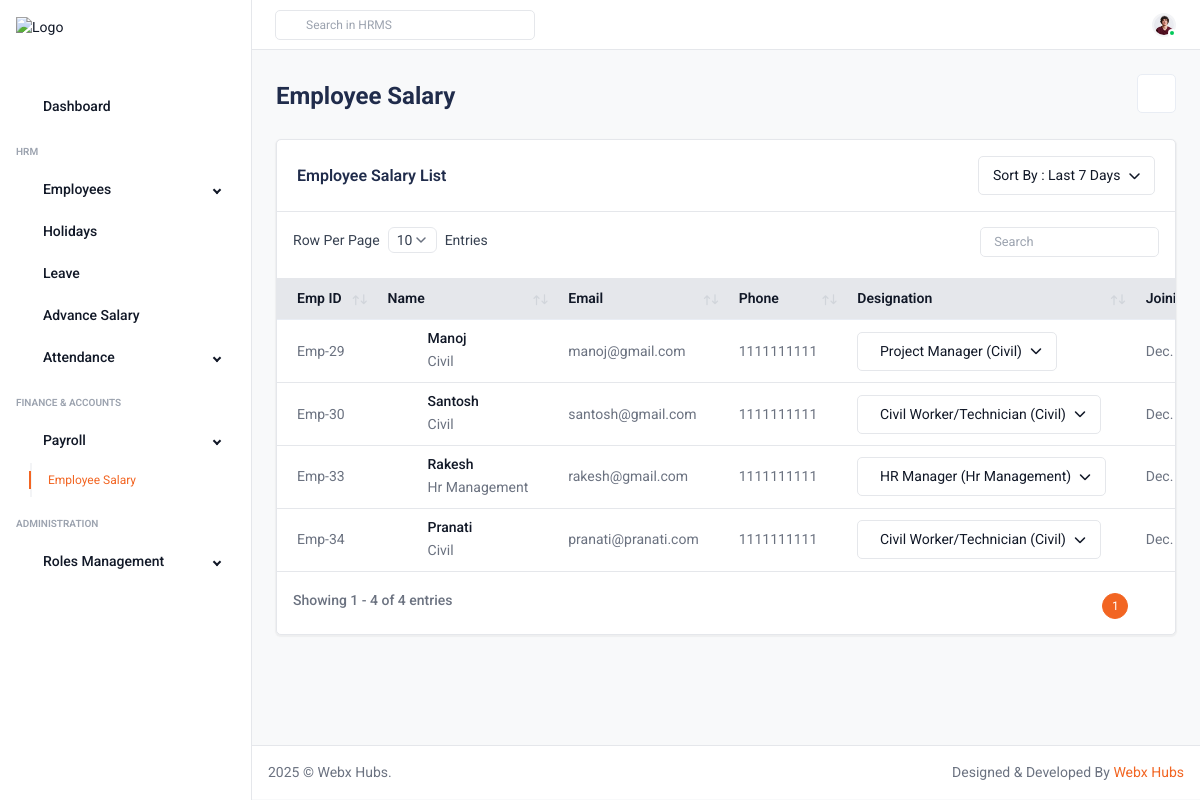
Screenshot of /salarylist/ (signed in) with the database file from the repository.
### manager/models.py (models this page shows, shortened)
class Employee(models.Model):
    EMPLOYEE_TYPE_CHOICES = [
        ('monthly', 'Monthly Employee'),
        ('daily', 'Daily Worker'),
    ]
    GENDER_CHOICES = [
        ('male', 'Male'),
        ('female', 'Female'),
        ('other', 'Other'),
    ]
    MARITAL_CHOICES = [
        ('single', 'Single'),
        ('married', 'Married'),
    ]
    STATUS_CHOICES = [
        ('Active', 'Active'),
        ('Inactive', 'Inactive'),
    ]
    user = models.OneToOneField(User, on_delete=models.CASCADE, null=True, blank=True)
    status = models.CharField(max_length=10, choices=STATUS_CHOICES, default='Active')
    employee_type = models.CharField(max_length=10, choices=EMPLOYEE_TYPE_CHOICES, default='daily')
    profile = models.ImageField(upload_to='profiles/', blank=True, null=True)
    name = models.CharField(max_length=150)
    phone = models.CharField(max_length=20)
    joining_date = models.DateField(null=True,blank=True)
    emergency_number = models.CharField(max_length=20, blank=True, null=True)
    bank_name = models.CharField(max_length=100, blank=True, null=True)
    account_number = models.CharField(max_length=50, blank=True, null=True)
    pan_number = models.CharField(max_length=20, blank=True, null=True)
    aadhar_front = models.ImageField(upload_to='aadhar/', blank=True, null=True)
    aadhar_back = models.ImageField(upload_to='aadhar/', blank=True, null=True)
    department = models.ForeignKey(Department, on_delete=models.CASCADE, related_name="employee")
    role = models.ForeignKey(Role, on_delete=models.CASCADE, related_name="employees", null=True, blank=True)
    under = models.ForeignKey(User, on_delete=models.SET_NULL, null=True, blank=True, related_name='employee_under')
    email = models.EmailField(blank=True, null=True)
    password = models.CharField(max_length=128, blank=True, null=True)
    ifsc_number = models.CharField(max_length=20, blank=True, null=True)
    nationality = models.CharField(max_length=50, blank=True, null=True)
    religion = models.CharField(max_length=50, blank=True, null=True)
    marital_status = models.CharField(max_length=10, choices=MARITAL_CHOICES, blank=True, null=True)
    birthday = models.DateField(blank=True, null=True)
    gender = models.CharField(max_length=10, choices=GENDER_CHOICES, blank=True, null=True)
    position = models.ForeignKey(Position, on_delete=models.CASCADE, related_name="employee" ,  null=True,
    blank=True)
    designation = models.ForeignKey(
    Designation,
    on_delete=models.CASCADE,
    related_name="employee",
    null=True,
    blank=True
)
    grade = models.ForeignKey(Grade, on_delete=models.CASCADE, related_name="employee",  null=True,
    blank=True)
    description = models.TextField(blank=True, null=True)
    monthly_salary = models.DecimalField(max_digits=10, decimal_places=2, blank=True, null=True)
    pf_fund = models.CharField(max_length=50, blank=True, null=True)
    pf_number = models.CharField(max_length=50, blank=True, null=True)
    esi_number = models.CharField(max_length=50, blank=True, null=True)
    leaves = models.PositiveIntegerField(default=0)
    bonus = models.DecimalField(max_digits=10, decimal_places=2, default=0)
    professional_tax = models.DecimalField(max_digits=10, decimal_places=2, default=0,blank=True,null=True)
    labour_tax = models.DecimalField(max_digits=10, decimal_places=2, default=0,blank=True,null=True)
    uan_number = models.CharField(max_length=50, blank=True, null=True)
    weekly_off = models.CharField(max_length=20, blank=True, null=True)
    daily_salary = models.DecimalField(max_digits=10, decimal_places=2, blank=True, null=True)
    worker_type = models.CharField(max_length=50, blank=True, null=True)
    assign_location = models.CharField(max_length=100, blank=True, null=True)
    hra = models.DecimalField(max_digits=10, decimal_places=2, blank=True, null=True)
    conveyance = models.DecimalField(max_digits=10, decimal_places=2, blank=True, null=True)
    special = models.DecimalField(max_digits=10, decimal_places=2, blank=True, null=True)
    ta = models.DecimalField(max_digits=10, decimal_places=2, blank=True, null=True)  # Travel Allowance
    da = models.DecimalField(max_digits=10, decimal_places=2, blank=True, null=True)  # Dearness Allowance
    epfo = models.DecimalField(max_digits=10, decimal_places=2, blank=True, null=True)
    esic = models.DecimalField(max_digits=10, decimal_places=2, blank=True, null=True)
    insurance = models.DecimalField(max_digits=10, decimal_places=2, blank=True, null=True)
    pt = models.DecimalField(max_digits=10, decimal_places=2, blank=True, null=True)  # Professional Tax
    pan_image = models.ImageField(upload_to='documents/pan/', blank=True, null=True)
    bank_passbook = models.ImageField(upload_to='documents/passbook/', blank=True, null=True)
    character_certificate = models.ImageField(upload_to='documents/character_certificate/', blank=True, null=True)

class Department(models.Model):
    STATUS_CHOICES = [
        ('Active', 'Active'),
        ('Inactive', 'Inactive'),
    ]
    name = models.CharField(max_length=100, unique=True)
    status = models.CharField(max_length=10, choices=STATUS_CHOICES, default='Active')
    def __str__(self):
        return self.name

class Designation(models.Model):
    name = models.CharField(max_length=100)
    department = models.ForeignKey(Department, on_delete=models.CASCADE, related_name="designations")
    status = models.CharField(
        max_length=10,
        choices=[("Active", "Active"), ("Inactive", "Inactive")],
        default="Active"
    )
    def __str__(self):
        return f"{self.name} ({self.department.name})"

### hrms/views.py (the view)
# urls.py: path('salarylist/', views.salarylist,name="salarylist"),
@login_required()
def salarylist(request):
    today = datetime.today()
    current_month = today.month
    current_year = today.year
    if request.user.is_superuser:
        employees = Employee.objects.select_related(
            "designation", "role", "department", "grade", "position"
        ).all().order_by("-id")
    else:
        employees = Employee.objects.select_related(
            "designation", "role", "department", "grade", "position"
        ).filter(under=request.user).exclude(user=request.user).order_by("-id")
    context = {
        "salarylist": "active",
        "employee": employees,
        "current_month": current_month,
        "current_year": current_year,
    }
    return render(request, "salarylist.html", context)

### manager/templatetags/permissions.py (called while the page is built)
@register.simple_tag(takes_context=True)
def has_permission(context, permission_name):
    user = context['request'].user
    if user.is_authenticated:
        if user.is_superuser:
            return True
        try:
            employee = user.employee
            return RolePermission.objects.filter(role=employee.role, permission__name=permission_name).exists()
        except Exception:
            return False
    return False

### templates/salarylist.html (shortened to what this page needs)
<!DOCTYPE html>
<html lang="en">
<head>
    {% include 'css.html' %}
</head>
<body>
    <div class="main-wrapper">
        {% include 'header.html' %}
        {% include 'sidebar.html' %}
        <div class="page-wrapper" style="min-height: 570px;">
            <div class="content">
                <div class="d-md-flex d-block align-items-center justify-content-between page-breadcrumb mb-3">
                    <div class="my-auto mb-2">
                        <h2 class="mb-1">Employee Salary</h2>
                    </div>
                    <div class="d-flex my-xl-auto right-content align-items-center flex-wrap ">
                        <div class="head-icons ms-2">
                            <a href="javascript:void(0);" class="" data-bs-toggle="tooltip" data-bs-placement="top"
                                data-bs-original-title="Collapse" id="collapse-header">
                                <i class="ti ti-chevrons-up"></i>
                            </a>
                        </div>
                    </div>
                </div>
                <div class="card">
                    <div class="card-header d-flex align-items-center justify-content-between flex-wrap row-gap-3">
                        <h5>Employee Salary List</h5>
                        <div class="d-flex my-xl-auto right-content align-items-center flex-wrap row-gap-3">
                            <div class="dropdown">
                                <a href="javascript:void(0);"
                                    class="dropdown-toggle btn btn-white d-inline-flex align-items-center"
                                    data-bs-toggle="dropdown">
                                    Sort By : Last 7 Days
                                </a>
                            </div>
                        </div>
                    </div>
                    <div class="card-body p-0">
                        <div class="custom-datatable-filter table-responsive">
                            <div id="DataTables_Table_0_wrapper" class="dataTables_wrapper dt-bootstrap5 no-footer">
                                <div class="row dt-row">
                                    <div class="col-sm-12 table-responsive">
                                        <table class="table datatable dataTable no-footer" id="DataTables_Table_0"
                                            aria-describedby="DataTables_Table_0_info">
                                            <thead class="thead-light">
                                                <tr>
                                                    <th class="sorting" tabindex="0" aria-controls="DataTables_Table_0"
                                                        rowspan="1" colspan="1"
                                                        aria-label="Emp ID: activate to sort column ascending"
                                                        style="width: 55.578125px;">Emp ID</th>
                                                    <th class="sorting" tabindex="0" aria-controls="DataTables_Table_0"
                                                        rowspan="1" colspan="1"
                                                        aria-label="Name: activate to sort column ascending"
                                                        style="width: 143.890625px;">Name</th>
                                                    <th class="sorting" tabindex="0" aria-controls="DataTables_Table_0"
                                                        rowspan="1" colspan="1"
                                                        aria-label="Email: activate to sort column ascending"
                                                        style="width: 155.609375px;">Email</th>
                                                    <th class="sorting" tabindex="0" aria-controls="DataTables_Table_0"
                                                        rowspan="1" colspan="1"
                                                        aria-label="Phone: activate to sort column ascending"
                                                        style="width: 95.296875px;">Phone</th>
                                                    <th class="sorting" tabindex="0" aria-controls="DataTables_Table_0"
                                                        rowspan="1" colspan="1"
                                                        aria-label="Designation: activate to sort column ascending"
                                                        style="width: 119.25px;">Designation</th>
                                                    <th class="sorting" tabindex="0" aria-controls="DataTables_Table_0"
                                                        rowspan="1" colspan="1"
                                                        aria-label="Joining Date: activate to sort column ascending"
                                                        style="width: 85.625px;">Joining Date</th>
                                                </tr>
                                            </thead>
                                            <tbody>
{% for i in employee %}
                                                <tr >
                                                    <td class="salary-row"  data-employee-id="{{ i.id }}">Emp-{{i.id}}</td>
                                                    <td class="salary-row"  data-employee-id="{{ i.id }}">
                                                        <div class="d-flex align-items-center file-name-icon">
                                                            <a href="#" class="avatar avatar-md ">
                                                            </a>
                                                            <div class="ms-2">
                                                                <h6 class="fw-medium"><a href="#">{{i.name}}</a></h6>
                                                                <span class="d-block mt-1">{{i.department}}</span>
                                                            </div>
                                                        </div>
                                                    </td>
                                                    <td class="salary-row"  data-employee-id="{{ i.id }}">{{i.email}}</td>
                                                    <td class="salary-row"  data-employee-id="{{ i.id }}">{{i.phone}}</td>
                                                    <td class="salary-row"  data-employee-id="{{ i.id }}">
                                                        <div class="dropdown">
                                                            <a href="javascript:void(0);"
                                                                class="dropdown-toggle btn btn-white d-inline-flex align-items-center"
                                                                data-bs-toggle="dropdown">
                                                        {{i.designation}}
                                                            </a>
                                                        </div>
                                                    </td>
                                                    <td class="salary-row"  data-employee-id="{{ i.id }}">{{i.joining_date}} </td>
                                                </tr>
                                                {% endfor %}
                                            </tbody>
                                        </table>
                                    </div>
                                </div>
                            </div>
                        </div>
                    </div>
                </div>
            </div>
            <div class="footer d-sm-flex align-items-center justify-content-between border-top bg-white p-3">
                <p class="mb-0">2025 © Webx Hubs.</p>
                <p>Designed &amp; Developed By <a href="javascript:void(0);" class="text-primary">Webx Hubs</a></p>
            </div>
        </div>
    </div>
</body>
</html>

### rows the page displays
Employee: id "34", name "Pranati", department "Civil", email "pranati@pranati.com", phone "1111111111", designation "Civil Worker/Technician (Civil)", joining_date "Dec.…"
Employee: id "33", name "Rakesh", department "Hr Management", email "rakesh@gmail.com", phone "1111111111", designation "HR Manager (Hr Management)", joining_date "Dec.…"
Employee: id "30", name "Santosh", department "Civil", email "santosh@gmail.com", phone "1111111111", designation "Civil Worker/Technician (Civil)", joining_date "Dec.…"
Employee: id "29", name "Manoj", department "Civil", email "manoj@gmail.com", phone "1111111111", designation "Project Manager (Civil)", joining_date "Dec.…"
